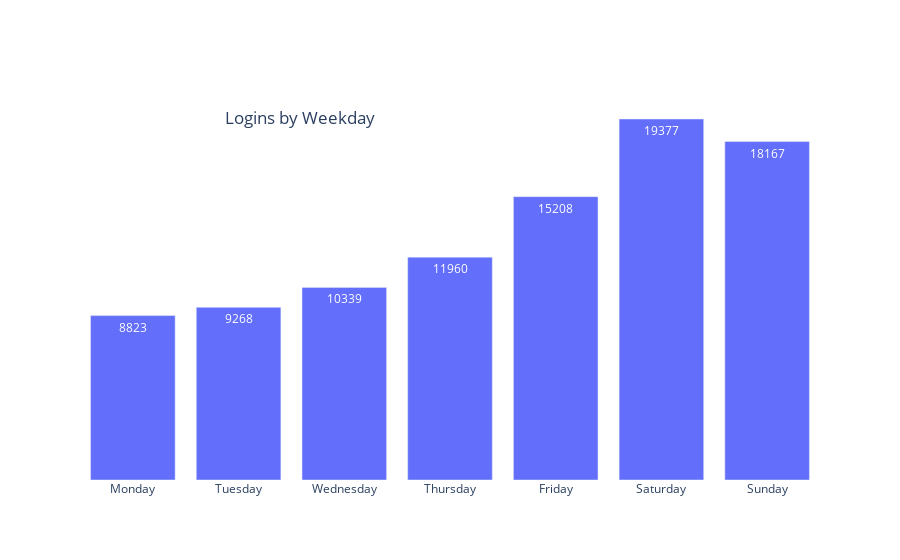

This figure's notebook cell:
### Code cell
# Plot Weekday counts
fig = px.bar(data_frame=weekday_counts, x='weekday', y='login counts', title='Logins by Weekday', text = 'login counts')
fig.update_xaxes(title_text=''); fig.update_yaxes(title_text='');
fig.update_layout(title_x=.25, title_y=.8,
                  yaxis=dict(showgrid=False,zeroline=False,showline=False,showticklabels=False), 
                  plot_bgcolor='white')
fig.show()

### Figure 1 — Plotly figure (JSON) as saved in the notebook; plotly's stock layout.template omitted (floating-point values rounded to 4 significant figures)
{"data": [{"alignmentgroup": "True", "hovertemplate": "weekday=%{x}<br>login counts=%{text}<extra></extra>", "legendgroup": "", "marker": {"color": "#636efa", "pattern": {"shape": ""}}, "name": "", "offsetgroup": "", "orientation": "v", "showlegend": false, "text": [8823, 9268, 10339, 11960, 15208, 19377, 18167], "textposition": "auto", "type": "bar", "x": ["Monday", "Tuesday", "Wednesday", "Thursday", "Friday", "Saturday", "Sunday"], "xaxis": "x", "y": [8823, 9268, 10339, 11960, 15208, 19377, 18167], "yaxis": "y"}], "layout": {"barmode": "relative", "legend": {"tracegroupgap": 0}, "plot_bgcolor": "white", "title": {"text": "Logins by Weekday", "x": 0.25, "y": 0.8}, "xaxis": {"anchor": "y", "domain": [0, 1], "title": {"text": ""}}, "yaxis": {"anchor": "x", "domain": [0, 1], "showgrid": false, "showline": false, "showticklabels": false, "title": {"text": ""}, "zeroline": false}}}
